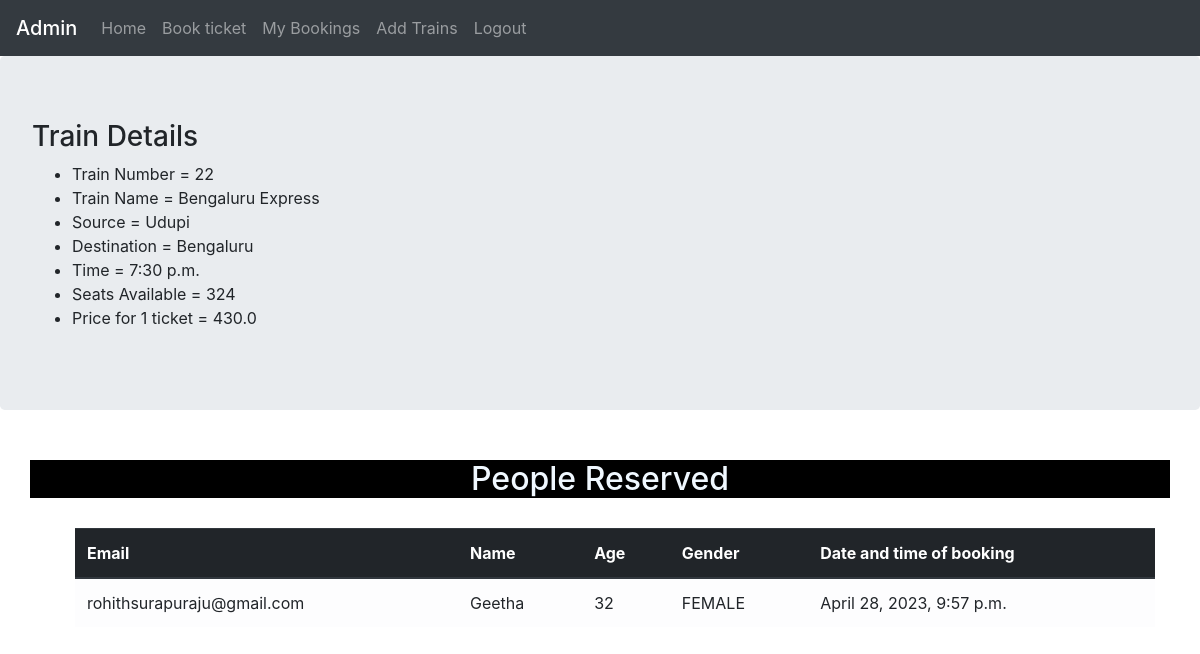
/22 (signed in), run on the app's committed database.
### reservation/models.py (models this page shows)
class trains(models.Model):
    train_name=models.CharField(max_length=50)
    source=models.CharField(max_length=50)
    destination=models.CharField(max_length=50)
    date=models.DateField()
    time=models.TimeField(auto_now=False, auto_now_add=False)
    price=models.FloatField(default=120)
    seats_available=models.IntegerField()

class person(models.Model):
    user = models.ForeignKey(User, on_delete=models.CASCADE)
    name=models.CharField(max_length=50)
    age=models.IntegerField()
    gender=models.CharField(max_length=50,choices=(("MALE","MALE"),("FEMALE","FEMALE"),("OTHER","OTHER")))
    email=models.EmailField(max_length=254)
    date_and_time_of_booking=models.DateTimeField(auto_now_add=True)
    phone_number = models.IntegerField(max_length=10)
    train=models.ForeignKey(trains, on_delete=models.CASCADE)

### reservation/views.py (the view)
# urls.py: path('<train_id>',views.train_id,name="train_id"),
def train_id(request, train_id):
    if not request.user.is_superuser:
        return render(request, './error.html', {'msg': "Not an Admin"})
    l = trains.objects.get(pk=train_id)
    persons = l.person_set.all()
    context = {
        'train': l,
        'persons': persons
    }
    return render(request, './viewperson.html', context)

### reservation/templates/viewperson.html
{% extends "./base.html" %}
{% block content %}
<body>
    <div class='jumbotron'>
        <h3> Train Details </h3>
        <ul>
            <li>Train Number = {{train.pk}}</li>
            <li>Train Name = {{train.train_name}}</li>
            <li>Source = {{train.source}}</li>
            <li>Destination = {{train.destination}}</li>
            <li>Time = {{train.time}}</li>
            <li>Seats Available = {{train.seats_available}}</li>
            <li>Price for 1 ticket = {{train.price}}</li>
        </ul>
    </div>
    <div style="margin-top: 50px;">
        <center><h2 style="color: aliceblue; background-color: black; " class="container">People Reserved</h2></center>
        <table class="table table-striped  " style="width: 90%;margin-left:75px ;margin-top: 30px;">
            <thead class="thead-dark">
                <tr>
                    <th scope="col">Email</th>
                    <th scope="col">Name</th>
                    <th scope="col">Age</th>
                    <th scope="col">Gender</th>
                    <th scope="col">Date and time of booking</th>
                </tr>
            </thead>
            <tbody>
                {%for p in persons%}
                <tr class="table-light">
                    <td>{{p.email}}</td>
                    <td>{{p.name}}</td>
                    <td>{{p.age}}</td>
                    <td>{{p.gender}}</td>
                    <td>{{p.date_and_time_of_booking}}</td>
                </tr>
                {% endfor %}
            </tbody>
        </table>
    </div>
</body>
{% endblock %}

### reservation/templates/base.html (style rules this page uses)
body { background-image: url('https://images.unsplash.com/photo-1518024291416-3244cd4a85b2?ixlib=rb-4.0.3&ixid=MnwxMjA3fDB8MHxwaG90by1wYWdlfHx8fGVufDB8fHx8&auto=format&fit=crop&w=1974&q=80'); }

### data on the page
trains: pk "22", train_name "Bengaluru Express", source "Udupi", destination "Bengaluru", time "7:30 p.m.", seats_available "324", price "430.0"
person: email "rohithsurapuraju@gmail.com", name "Geetha", age "32", gender "FEMALE", date_and_time_of_booking "April 28, 2023, 9:57 p.m."
